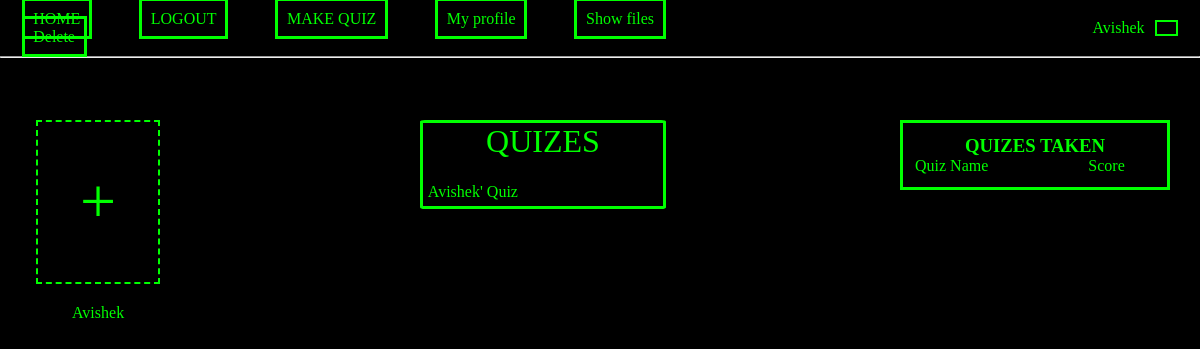
/profile/my_profile (signed in), run on an earlier commit of the app's database.
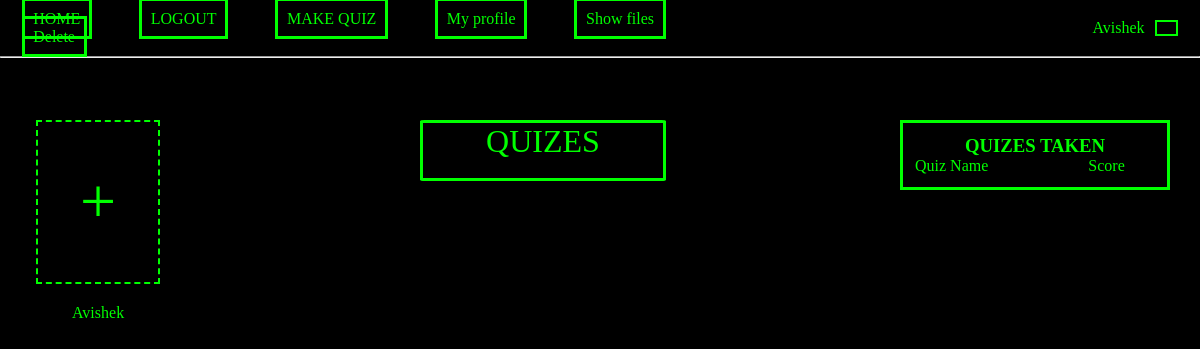
And on a later commit of the database.
### website/models.py (models this page shows)
class User(db.Model,UserMixin):
    __tablename__ = 'users'
    id = db.Column(db.Integer, primary_key=True)
    first_name = db.Column(db.String)
    email = db.Column(db.String, unique = True)
    password = db.Column(db.String)

class Quiz(db.Model):
    __tablename__ = 'quizzes'
    quiz_id = db.Column(db.Integer, primary_key=True)
    user_id = db.Column(db.Integer, db.ForeignKey('users.id'))
    quiz_title = db.Column(db.String)
    quiz_description = db.Column(db.String)
    user = db.relationship("User")

### website/views.py (the view)
@views.route('/profile/my_profile', methods = ['GET' , 'POST'])
@login_required
def show_user_profile():
    quiz_query = Quiz.query.filter(Quiz.user_id == current_user.id).all()
    quiz_taken_query1 = Score.query.filter(Score.user_id == current_user.id).all()
    if quiz_taken_query1:
        quiz_taken_query2 =[]
        for x in quiz_taken_query1:
            quiz_taken_query2.append(Quiz.query.filter(Quiz.quiz_id == x.quiz_id).all())
        return render_template('user_profile.html', user = current_user, quizes = quiz_query, quiz_taken1 = quiz_taken_query1, quiz_taken2 = quiz_taken_query2)
    else:
        return render_template('user_profile.html', user = current_user, quizes = quiz_query)

### website/__init__.py (called while the page is built)
def create_app():
    app = Flask(__name__)
    app.config['SECRET_KEY'] = 'delta_<3'
    app.config['SQLALCHEMY_DATABASE_URI'] = f'sqlite:///{DB_NAME}'
    db.init_app(app)
    from .views import views
    from .auth import auth
    app.register_blueprint(views, url_prefix = '/')
    app.register_blueprint(auth, url_prefix = '/')
    from .models import User
    with app.app_context():
        db.create_all()
    login_manager = LoginManager()
    login_manager.login_view = 'auth.login'
    login_manager.init_app(app)
    @login_manager.user_loader
    def load_user(id):
        return User.query.get(int(id))
    return app

### website/templates/user_profile.html (shortened to what this page needs)
{%extends "base.html"%}
{%block head%}
<link rel="stylesheet" href= "{{ url_for('static',filename='styles/profile.css') }}">
{%endblock%}
{%block content%}
 <form method="post">
 <div class="upload-container">
    <span id="upload_plus_sign"> +</span>
  </div>
</form>
  {%if user.first_name%}
  <span id="user_name"> {{user.first_name}}</span>
{%else%}
<span id="user_name"> {{user}}</span>
 {%endif%}
<div class="quiz_container">
    <span class="container_title">QUIZES</span>
    <br>
    <div class="profile_quizes">
        {%for x in quizes%}
                <a class="links" href="/quiz_taker/{{x.quiz_id}}">{{x.quiz_title}}</a>
        {%endfor%}
    </div>
</div>
<div class="quiz_taken">
    <h3 align= "center"> QUIZES TAKEN</h3>
    <span class="text1"> Quiz Name</span>
    <span class="text2"> Score </span>
    <br>
</div>
{%endblock%}

### website/templates/base.html (shortened to what this page needs)
  <!DOCTYPE html>
<html lang="en">
  <head>
    <link rel="stylesheet" href= "{{ url_for('static',filename='styles/base.css') }}">
    {%block head%}
    {%endblock%}
  </head>
  <body>
        <nav class="navbar" id="navbar">
            <div class="link_container">
              <p>
              {% if user.is_authenticated %}
              <a class="nav-item nav-link" id="home" href="/">HOME</a>
              <a class="nav-item nav-link" id="logout" href="/logout">LOGOUT</a>
              <a class="nav-item" id="quizmaker" href="/quizmaker">MAKE QUIZ</a>
              <a class="nav-item nav-link" id="profile" href="/profile/my_profile">My profile</a>
                {%else%}
                <a class="nav-item nav-link" id="login" href="/login">LOGIN</a>
                <a class="nav-item nav-link" id="signUp" href="/sign-up">Sign Up</a>
                {%endif%}
                <a class="nav-item nav-link" id="test" href="/test">Show files</a>
                <a class="nav-item nav-link" id="delete" href="/delete">Delete</a>
              </p>
            </div>
            <div class="user_profile">
              <span id="profile_name">{{user.first_name}}</span>
              <button id="profile_btn" onclick="/profile/my_profile"></button>
            </div>
        </nav>
        <hr style="margin-bottom: 2vh;"/>
    <div class="container">
    {% block content%}
    {%endblock%}
    </div>
  </body>
</html>

### website/static/styles/base.css (style rules this page uses)
* { margin: 0; padding: 0; color: rgb(0, 255, 0); }
body { background-color: rgb(0, 0, 0); background-repeat: no-repeat; background-size: cover; }
.navbar { background-color: rgb(0, 0, 0); height: 7vh; display: flex; flex-direction: row; justify-content: space-between; align-items: center; }
.link_container { width: 60%; }
.nav-item { margin:3%; padding: 1.2%; height: ; border: solid rgb(0, 255, 0); }
a { text-decoration: none; }
.user_profile { width: 8vw; padding: 1%; display: flex; flex-direction: row; justify-content: space-between; align-items: center; }
#profile_name { margin: 0.5%; }
#profile_btn { height: 2vh; width: 2vw; margin: 10%; background-color: black; border: 0.2em solid rgb(0, 255, 0); }

### website/static/styles/profile.css (style rules this page uses)
a { border: none; }
.container_title { font-size: 2em; align-self: center; }
.quiz_container { position: absolute; left: 35%; top: 15%; border: solid rgb(0, 255, 0); border-radius: 2%; width: 20vw; display: flex; flex-direction: column; }
.quiz_taken { position: absolute; left: 75%; top: 15%; width: 20vw; padding: 1%; border: solid rgb(0, 255, 0); }
.text1 { margin-right: 20%; }
.text2 { margin-left: 20%; }
.upload-container { position: absolute; left: 3%; top: 15%; overflow: hidden; width: 10vw; height: 20vh; border: 2px dashed rgb(0, 255, 0); display: flex; flex-direction: column; align-items: center; justify-content: center; cursor: pointer; }
.upload-container span { font-size: 48px; color: #999; }
#user_name { position: absolute; left: 6%; top: 38%; }
#upload_plus_sign { position: absolute; pointer-events: none; font-size: 4em; color: rgb(0, 255, 0); }

What changed in the data, as far as the page shows it:
removed Quiz: quiz_title "Avishek' Quiz"
